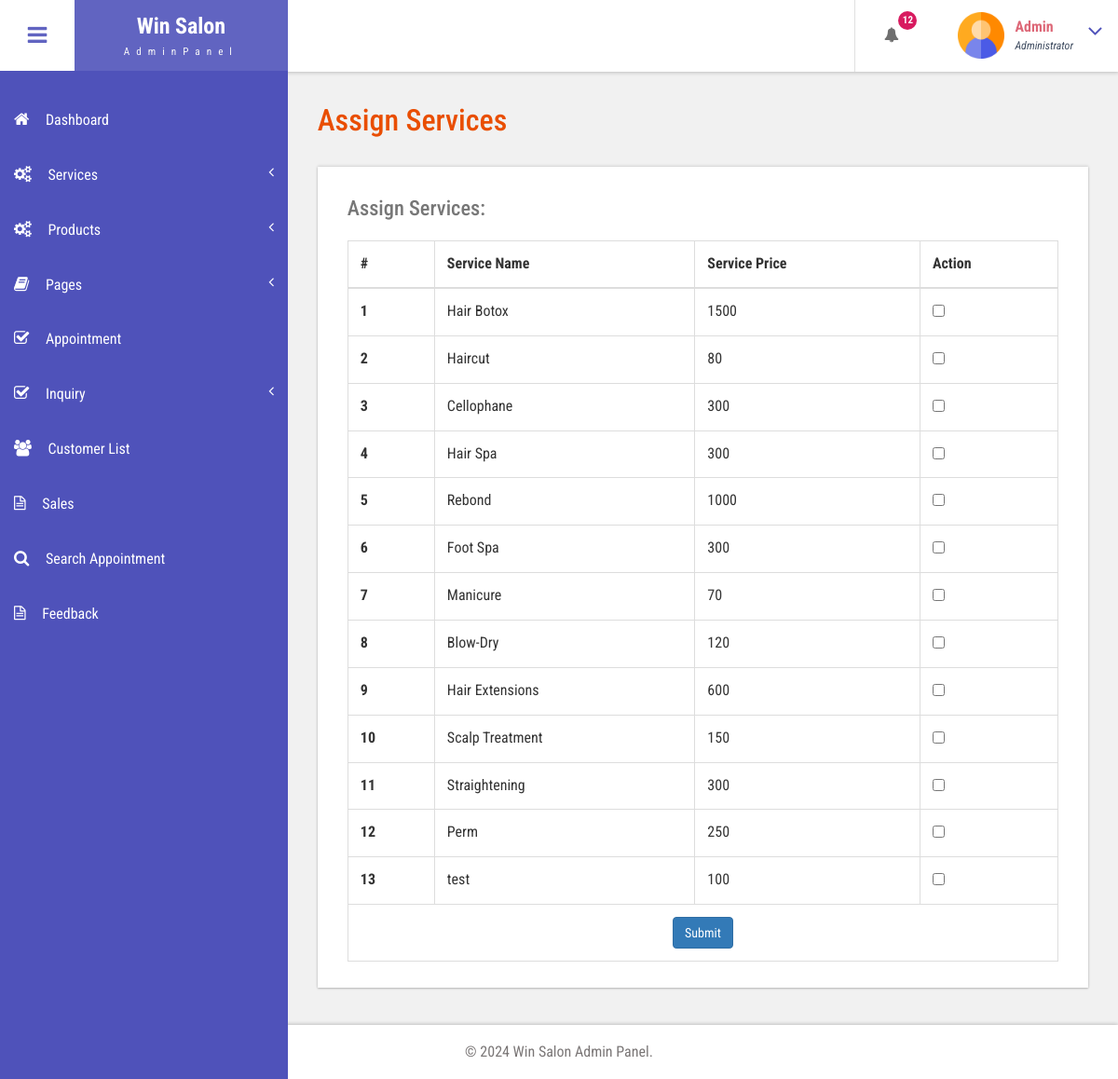
Page /bfs/admin/add-customer-services.php (signed in) on the earlier database version.
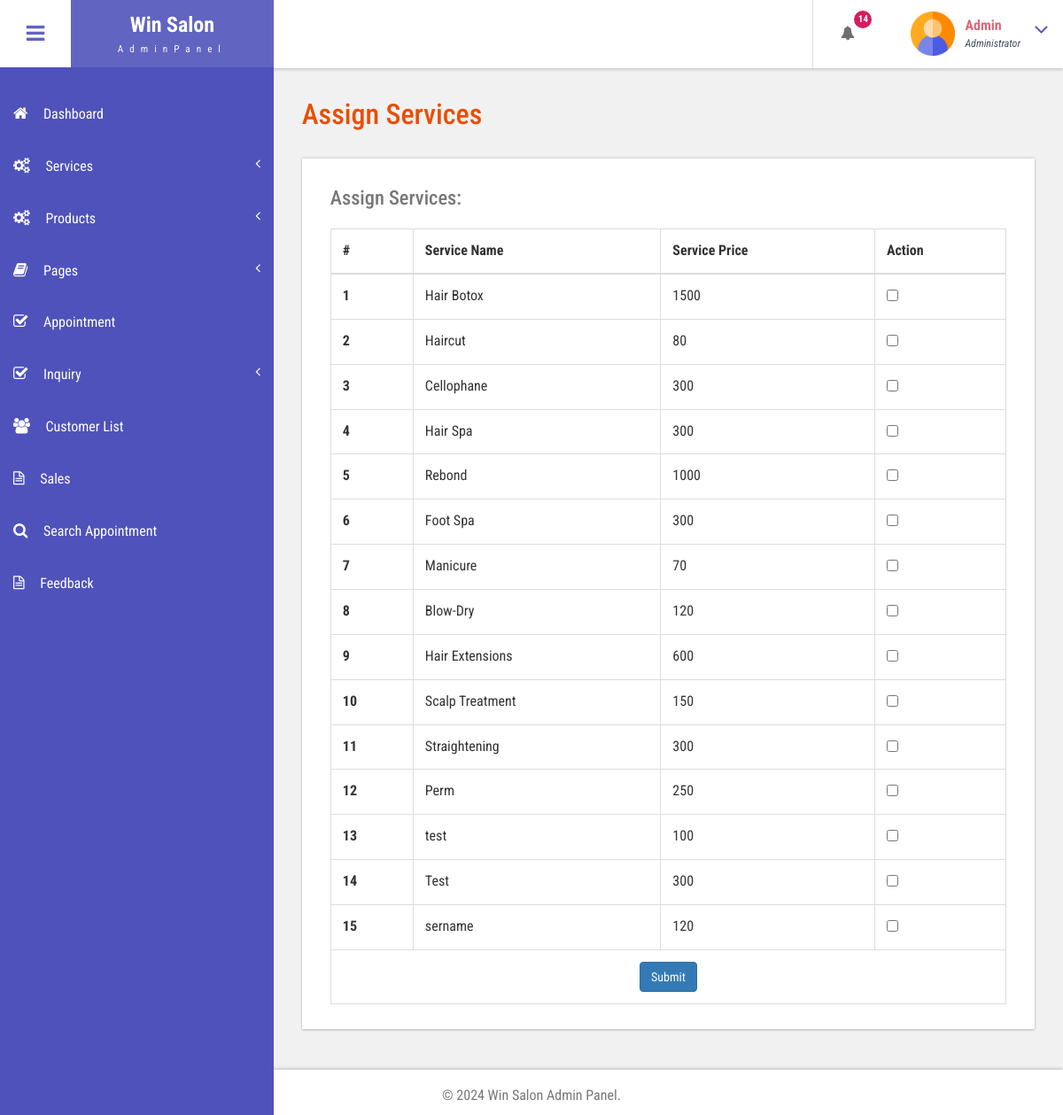
Same page on the later database version.
### tables this page shows
CREATE TABLE `tblservices` (
  `ID` int(10) NOT NULL,
  `ServiceName` varchar(200) DEFAULT NULL,
  `ServiceDescription` mediumtext DEFAULT NULL,
  `Cost` int(10) DEFAULT NULL,
  `Image` varchar(200) DEFAULT NULL,
  `Time` int(11) DEFAULT NULL
);

### bfs/admin/add-customer-services.php (the view, shortened to what this page needs)
<?php
include('includes/dbconnection.php');
if (strlen($_SESSION['bpmsaid']==0)) {
  header('location:logout.php');
  } else{
  ?>
<!DOCTYPE HTML>
<html>
<head>
<link href="css/bootstrap.css" rel='stylesheet' type='text/css' />
<link href="css/style.css" rel='stylesheet' type='text/css' />
<link href="css/font-awesome.css" rel="stylesheet">
<link href="css/animate.css" rel="stylesheet" type="text/css" media="all">
<link href="css/custom.css" rel="stylesheet">
</head>
<body class="cbp-spmenu-push">
	<div class="main-content">
		 <?php include_once('includes/sidebar.php');?>
		 <?php include_once('includes/header.php');?>
		<div id="page-wrapper">
			<div class="main-page">
				<div class="tables">
					<h3 class="title1">Assign Services</h3>
					<div class="table-responsive bs-example widget-shadow">
						<h4>Assign Services:</h4>
<form method="post">
						<table class="table table-bordered"> <thead> <tr> <th>#</th> <th>Service Name</th> <th>Service Price</th> <th>Action</th> </tr> </thead> <tbody>
<?php
$ret=mysqli_query($con,"select *from  tblservices");
$cnt=1;
while ($row=mysqli_fetch_array($ret)) {
?>
 <tr>
<th scope="row"><?php echo $cnt;?></th>
<td><?php  echo $row['ServiceName'];?></td>
<td><?php  echo $row['Cost'];?></td>
<td><input type="checkbox" name="sids[]" value="<?php  echo $row['ID'];?>" ></td>
</tr>
<?php
$cnt=$cnt+1;
}?>
<tr>
<td colspan="4" align="center">
<button type="submit" name="submit" class="btn btn-primary">Submit</button>
</td>
</tr>
</tbody> </table>
</form>
					</div>
				</div>
			</div>
		</div>
		 <?php include_once('includes/footer.php');?>
	</div>
</body>
</html>
<?php }  ?>

### bfs/admin/includes/header.php (shortened to what this page needs)
<div class="sticky-header header-section ">
      <div class="header-left">
        <button id="showLeftPush"><i class="fa fa-bars"></i></button>
        <div class="logo">
          <a href="index.html">
            <h1>Win Salon</h1>
            <span>AdminPanel</span>
          </a>
        </div>
      </div>
      <div class="header-right">
        <div class="profile_details_left">
          <ul class="nofitications-dropdown">
            <?php
            $ret1 = mysqli_query($con, "SELECT tbluser.FirstName, tbluser.LastName, tblbook.ID as bid, tblbook.AptNumber
                            FROM tblbook
                            JOIN tbluser ON tbluser.ID = tblbook.UserID
                            WHERE tblbook.Status IS NULL
                            ORDER BY tblbook.ID DESC");
            $num = mysqli_num_rows($ret1);
            ?>
            <li class="dropdown head-dpdn">
              <a href="#" class="dropdown-toggle" data-toggle="dropdown" aria-expanded="false"><i class="fa fa-bell"></i><span class="badge blue"><?php echo $num;?></span></a>
            </li>
          </ul>
          <div class="clearfix"> </div>
        </div>
        <div class="profile_details">
        <?php
$adid=$_SESSION['bpmsaid'];
$ret=mysqli_query($con,"select AdminName from tbladmin where ID='$adid'");
$row=mysqli_fetch_array($ret);
$name=$row['AdminName'];
?>
          <ul>
            <li class="dropdown profile_details_drop">
              <a href="#" class="dropdown-toggle" data-toggle="dropdown" aria-expanded="false">
                <div class="profile_img">
                  <span class="prfil-img"><img src="images/admin.png" alt="" width="50" height="50"> </span>
                  <div class="user-name">
                    <p><?php echo $name; ?></p>
                    <span>Administrator</span>
                  </div>
                  <i class="fa fa-angle-down lnr"></i>
                  <div class="clearfix"></div>
                </div>
              </a>
            </li>
          </ul>
        </div>
      </div>
      <div class="clearfix"> </div>
    </div>

Differences in the rows shown:
added tblservices: ServiceName "Test", Cost "300"
added tblservices: ServiceName "sername", Cost "120"
Other differences:
$num: "12" → "14"
